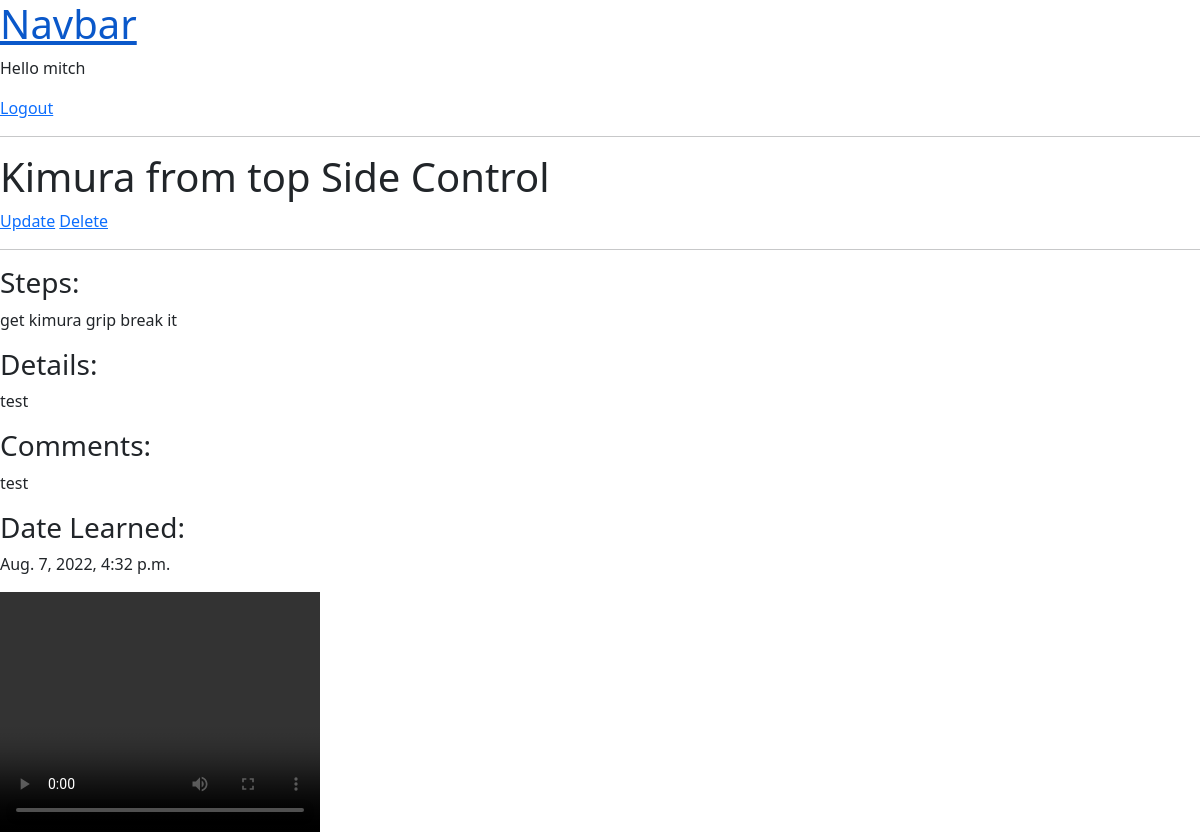
The app's page /technique/bdaac296-5469-4614-921d-4a30af62f695/ (signed in) with its own data.
### bjjtracker/models.py (models this page shows, shortened)
class Technique(models.Model):
    TOP_BOTTOM = (
        ('top', 'top'),
        ('bottom', 'bottom'),
    )
    name = models.CharField(max_length=100)
    position = models.ForeignKey(Position, on_delete=models.CASCADE)
    topBottom = models.CharField(max_length=10, choices=TOP_BOTTOM, blank=True)
    tags = models.ManyToManyField('Tag', blank=True)
    date = models.DateTimeField(auto_now=True)
    steps = models.TextField(null=True, blank=True)
    details = models.TextField(null=True, blank=True)
    comments = models.TextField(null=True, blank=True)
    video = models.FileField(null=True, blank=True)
    id = models.UUIDField(default=uuid.uuid4, unique=True, primary_key=True, editable=False)

class Position(models.Model):
    name = models.CharField(primary_key=True, max_length=100)
    concepts = models.TextField(null=True, blank=True)
    def __str__(self):
        return self.name

### bjjtracker/views.py (the view)
# urls.py: path('technique/<str:pk>/', views.techniqueView, name='technique'),
@login_required(login_url='login')
def techniqueView(request, pk):
    technique = Technique.objects.get(id=pk)
    context = {'technique': technique}
    return render(request, 'bjjtracker/technique.html', context)

### bjjtracker/templates/bjjtracker/technique.html
{% extends 'main.html' %}
{% block content %}
<div>
    <div>
        <h1>{{ technique.name }} from {{ technique.topBottom}} {{ technique.position }}</h1>
        <a href="{% url 'update-technique' technique.id %}">Update</a>
        <a href="{% url 'delete-technique' technique.id %}">Delete</a>
        <hr>
    </div>
    <div>
        <h3>Steps:</h3>
        <p>{{ technique.steps }}</p>
        <h3>Details:</h3>
        <p>{{ technique.details }}</p>
        <h3>Comments:</h3>
        <p>{{ technique.comments }}</p>
        <h3>Date Learned:</h3>
        <p>{{ technique.date }}</p>
    </div>
    {% if technique.video %}
    <div>
        <video width="320" height="240" autoplay="autoplay" controls="controls" preload="preload">
            <source src="{{ technique.video.url }}" type="video/mp4"></source>
        </video>
    </div>
    {% endif %}
</div>
{% endblock %}

### templates/navbar.html
<nav>
<h1><a href="/">Navbar</a></h1>
{% if request.user.is_authenticated %}
    <p>Hello {{request.user}}</p>
{% endif %}
{% if request.user.is_authenticated %}
    <a href="{% url 'logout' %}">Logout</a>
{% endif %}
<hr>
</nav>

### records on screen
Technique: name "Kimura", topBottom "top", position "Side Control", steps "get kimura grip break it", details "test", comments "test", date "Aug. 7, 2022, 4:32 p.m."

### other values on screen
{{ request.user }} "mitch"
